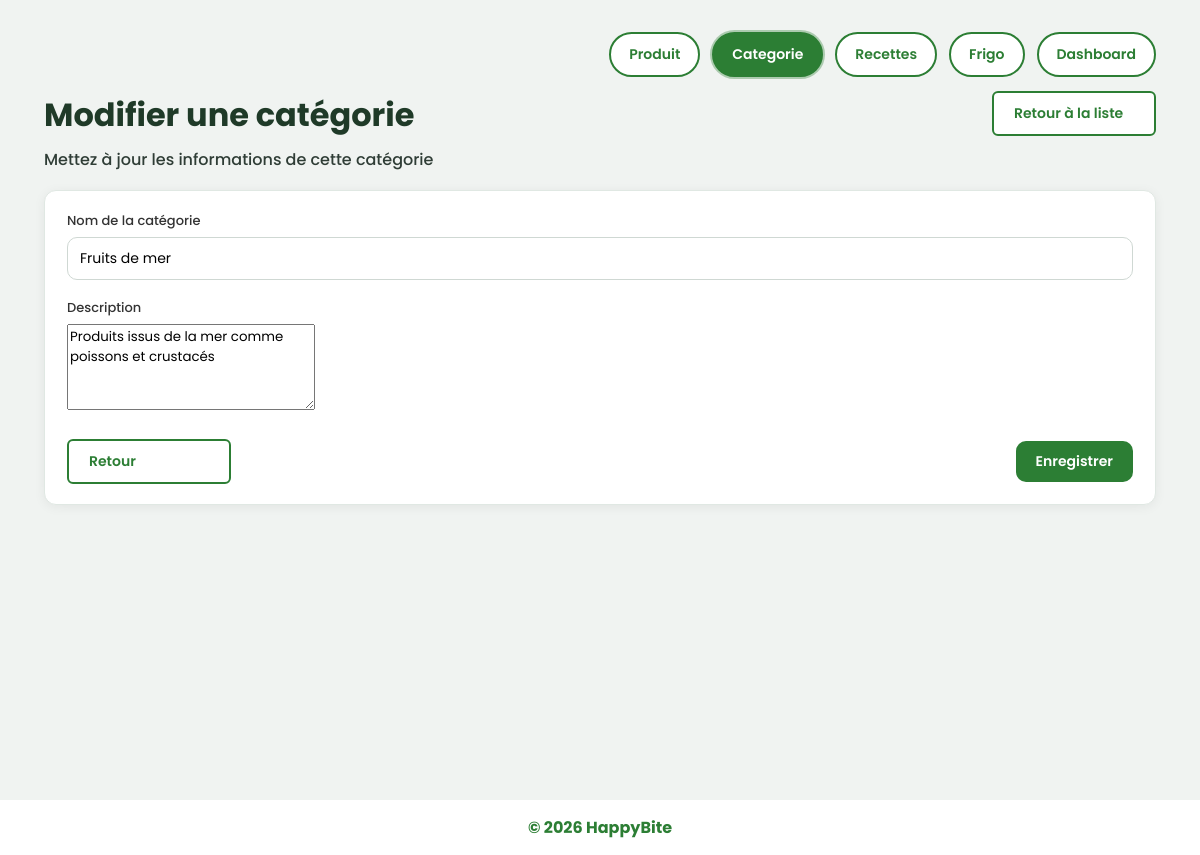
Screenshot of /BackOffice/Edit-Categorie.php?id=2 with the database file from the repository.
### tables this page shows
CREATE TABLE `categorie` (
  `id_categorie` int(11) NOT NULL,
  `nom` varchar(255) NOT NULL,
  `description` text DEFAULT NULL
);

### Controllers/CategorieController.php (called while the page is built, shortened)
<?php
require_once(__DIR__ . '/../Models/Categorie.php');
class CategorieController
{
    public function showCategorie($id)
    {
        $sql = "SELECT * FROM categorie WHERE id_categorie = :id";
        $db = Config::getConnexion();
        try {
            $query = $db->prepare($sql);
            $query->execute([
                'id' => $id
            ]);
            $data = $query->fetch();
            if ($data) {
                $categorie = new Categorie($data['nom'], $data['description']);
                $categorie->setIdCategorie((int)$data['id_categorie']);
                return $categorie;
            }
            return null;
        } catch (Exception $e) {
            echo 'Erreur : ' . $e->getMessage();
            return null;
        }
    }
}
?>

### Models/Categorie.php (called while the page is built, shortened)
<?php
class Categorie
{
    private ?string $nom = null;
    private ?string $description = null;
    public function __construct(?string $nom = null, ?string $description = null)
    {
        $this->nom = $nom;
        $this->description = $description;
    }
    public function getNom(): ?string
    {
        return $this->nom;
    }
    public function getDescription(): ?string
    {
        return $this->description;
    }
}
?>

### BackOffice/Edit-Categorie.php (the view, shortened to what this page needs)
<?php
include __DIR__ . '/../Controllers/CategorieController.php';
require_once __DIR__ . '/../Models/Categorie.php';
$categorieController = new CategorieController();
$id = intval($_GET['id']);
$categorie = $categorieController->showCategorie($id);
?>
<!DOCTYPE html>
<html lang="fr">
<head>
    <?php require_once __DIR__ . '/includes/hb_brand_head.php'; bo_brand_render_head(); ?>
    <link rel="stylesheet" href="css/style.css">
    <?php
    require_once __DIR__ . '/includes/bo_catalog_chrome.php';
    ?>
</head>
<body class="page-bo page-bo-catalog-form page-form-edit-categorie">
<?php
require_once __DIR__ . '/includes/bo_layout_start.php';
?>
<main class="commande-wrap">
    <div class="liste-com-liv-stack" style="max-width: 1180px; width: 100%;">
        <div class="list-produit-head">
            <div>
                <h1 class="list-produit-title">Modifier une catégorie</h1>
                <p class="list-produit-subtitle">Mettez à jour les informations de cette catégorie</p>
            </div>
            <a href="List-Categorie.php" class="btn-commande-outline">Retour à la liste</a>
        </div>
        <section class="bo-panel" aria-label="Formulaire catégorie">
            <form method="POST" action="">
                <div class="bo-field">
                    <label for="nom">Nom de la catégorie</label>
                    <input
                        type="text"
                        id="nom"
                        name="nom"
                        value="<?php echo htmlspecialchars($_POST['nom'] ?? $categorie->getNom()); ?>"
                    >
                </div>
                <div class="bo-field" style="margin-top: 18px;">
                    <label for="description">Description</label>
                    <textarea
                        id="description"
                        name="description"
                        rows="4"
                    ><?php echo htmlspecialchars($_POST['description'] ?? $categorie->getDescription()); ?></textarea>
                </div>
                <div class="bo-form-actions">
                    <a href="List-Categorie.php" class="btn-commande-outline">Retour</a>
                    <button type="submit" class="bo-btn-primary">Enregistrer</button>
                </div>
            </form>
        </section>
    </div>
</main>
</body>
</html>

### BackOffice/css/style.css (style rules this page uses)
html { font-family: "Poppins", sans-serif; }
body { margin: 0; font-family: inherit; min-height: 100vh; display: flex; flex-direction: column; }
:root { --bo-font-family: "Poppins", sans-serif; --bo-fw-title: 700; --bo-fw-subtitle: 500; --bo-fw-text: 400; --bo-fw-button: 600; }
.page-bo, .page-bo * { font-family: var(--bo-font-family); }
.page-bo h1, .page-bo h2, .page-bo h3, .page-bo h4, .page-bo h5, .page-bo h6, .page-bo .bo-title, .page-bo .list-produit-title, .page-bo .liste-com-liv-title, .page-bo .liste-com-liv-form-title, .page-bo .dashboard-page-title { font-weight: var(--bo-fw-title); }
.page-bo .bo-subtitle, .page-bo .list-produit-subtitle, .page-bo .liste-com-liv-subtitle, .page-bo .dashboard-subtitle, .page-bo .bo-stat-card h3, .page-bo .bo-field label { font-weight: var(--bo-fw-subtitle); }
.page-bo p, .page-bo li, .page-bo td, .page-bo .bo-empty, .page-bo .health-product-meta, .page-bo .recipe-products-list { font-weight: var(--bo-fw-text); }
.page-bo button, .page-bo .btn-commande-primary, .page-bo .btn-commande-outline, .page-bo .bo-btn-primary, .page-bo .bo-table-btn, .page-bo .dash-health-btn, .page-bo .nav-profile-btn { font-weight: var(--bo-fw-button); }
.page-bo a, .page-bo a:hover, .page-bo a:focus, .page-bo a:active { text-decoration: none; }
.page-bo button, .page-bo .btn, .page-bo .btn:hover, .page-bo .btn:focus { text-decoration: none !important; }
input, button, select, textarea { font-family: inherit; }
.commande-wrap { display: flex; justify-content: center; padding: 24px 16px 100px; }
.btn-commande-primary, .btn-commande-outline { font-weight: var(--bo-fw-button); font-size: 14px; padding: 10px 20px; border-radius: 6px; cursor: pointer; font-family: inherit; min-width: 120px; }
.btn-commande-outline { background-color: #fff; color: #2C7E34; border: 2px solid #2C7E34; }
.liste-com-liv-stack { width: 100%; max-width: 960px; box-sizing: border-box; }
:root { --bo-green: #2c7e34; --bo-green-hover: #256b2d; --bo-page-bg: #f0f3f1; --bo-border: #e0e8e3; }
.page-bo { display: flex; min-height: 100vh; background: var(--bo-page-bg); margin: 0; }
.bo-btn-primary { display: inline-block; padding: 10px 20px; border-radius: 10px; background: var(--bo-green); color: #fff; text-decoration: none; font-weight: var(--bo-fw-button); font-size: 14px; border: none; cursor: pointer; font-family: inherit; }
.bo-panel { background: #fff; border: 1px solid var(--bo-border); border-radius: 12px; padding: 20px 22px; margin-bottom: 20px; box-shadow: 0 2px 12px rgba(0, 0, 0, 0.06); }
.bo-field label { display: block; font-weight: 600; font-size: 13px; margin-bottom: 6px; color: #333; }
.bo-field input, .bo-field select { width: 100%; box-sizing: border-box; padding: 10px 12px; font-size: 14px; border: 1px solid #cfd8d3; border-radius: 10px; font-family: inherit; }

### BackOffice/includes/bo_catalog_chrome.php (style rules this page uses)
.page-bo-catalog-form .commande-wrap { padding-top: 8px; }
.page-bo-catalog-form .list-produit-head { display: flex; justify-content: space-between; align-items: flex-start; gap: 14px; flex-wrap: wrap; margin-bottom: 18px; }
.page-bo-catalog-form .list-produit-title { margin: 0; font-size: 2rem; font-weight: 700; color: #1f3a28; }
.page-bo-catalog-form .list-produit-subtitle { margin: 8px 0 0; font-size: 1rem; color: #2f3d36; }
.page-bo-catalog-form .bo-form-actions { display: flex; justify-content: space-between; align-items: center; gap: 12px; flex-wrap: wrap; margin-top: 22px; }

### rows the page displays
categorie: nom "Fruits de mer", description "Produits issus de la mer comme poissons et crustacés"

### other values shown
$link[1] "Produit"
$link[1] "Categorie"
$link[1] "Recettes"
$link[1] "Frigo"
$link[1] "Dashboard"
